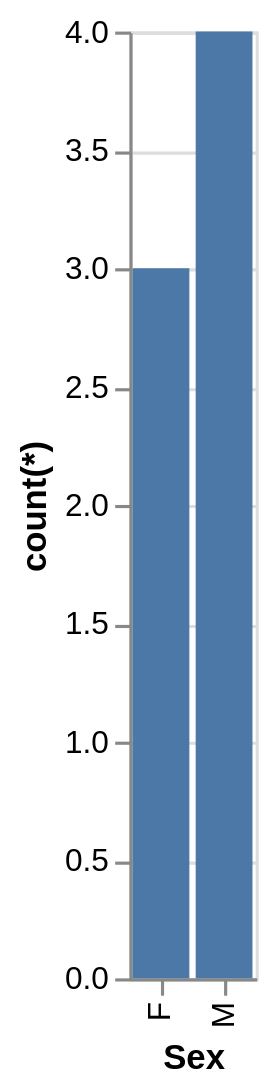

The Vega-Lite source for this figure:
### Vega-Lite specification from a JSON file in a GitHub repository (floating-point values rounded to 4 significant figures)
{"data": {"values": [{"x_data": "F", "y_data": 3}, {"x_data": "M", "y_data": 4}]}, "mark": "bar", "encoding": {"x": {"field": "x_data", "type": "nominal", "title": "Sex", "sort": "ascending"}, "y": {"field": "y_data", "type": "quantitative", "title": "count(*)"}}}
